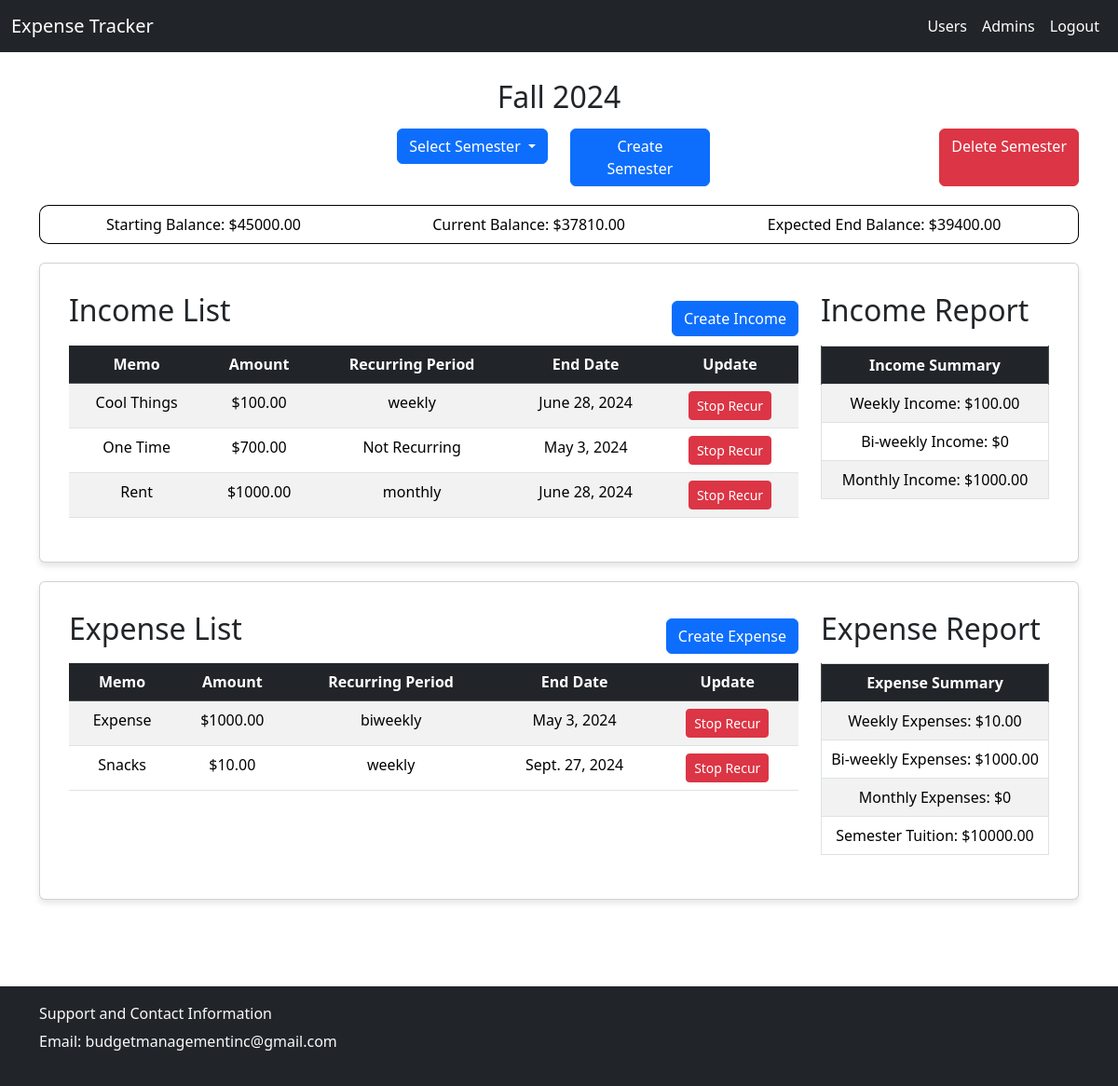
The app's page /stop_recur_expense/11/ (signed in) with its own data.
### budget/models.py (models this page shows)
class Semester(models.Model):
    semester_id = models.AutoField(primary_key=True)
    student_id = models.ForeignKey(settings.AUTH_USER_MODEL, on_delete=models.CASCADE, null=True, blank=True)
    semester_name = models.CharField(max_length = 30)
    start_date = models.DateField()
    end_date = models.DateField()
    starting_balance = models.DecimalField(decimal_places=2, max_digits=10)
    semester_tuition = models.DecimalField(decimal_places=2, max_digits=10)
    current_balance = models.DecimalField(decimal_places=2, max_digits=10)

class Income(models.Model):
    income_id = models.AutoField(primary_key=True)
    semester_id = models.ForeignKey(Semester, on_delete=models.CASCADE, null=True)
    amount = models.DecimalField(decimal_places=2, max_digits=10)
    is_recurring = models.BooleanField()
    date_last_updated = models.DateField(auto_now_add=True)
    end_date = models.DateField()
    recurring_period = models.CharField(max_length = 20)
    memo = models.CharField(max_length=200, null=True)

class Expense(models.Model):
    income_id = models.AutoField(primary_key=True)
    semester_id = models.ForeignKey(Semester, on_delete=models.CASCADE, null=True)
    amount = models.DecimalField(decimal_places=2, max_digits=10)
    is_recurring = models.BooleanField()
    date_last_updated = models.DateField(auto_now_add=True)
    end_date = models.DateField()
    recurring_period = models.CharField(max_length = 20)
    memo = models.CharField(max_length=200, null=True)

### budget/views.py (the view)
# urls.py: path('stop_recur_expense/<int:pk>/', views.StopRecurringExpense, name='stop_expense'),
def StopRecurringExpense(request, pk):
    if request.user.is_authenticated:
        expense = Expense.objects.get(pk=pk)
        if date.today() < expense.end_date:
            expense.end_date = date.today()
            expense.save()
        return semester(request, expense.semester_id.pk)
    else:
        return redirect('home')

### budget/templates/budget/semester_view.html (shortened to what this page needs)
{% extends './home.html' %}
{% load static %}
{% block style %}
    <link rel="stylesheet" href="{% static 'css/semester_table.css' %}" />
{% endblock style %}
{% block semester_name %}
<div class="container d-flex justify-content-center semester-head">
    <h2>{{semester_name}}</h2>
</div>
{% endblock semester_name %}
{% block deletebtn %}
    <a class="btn btn-danger delete-btn" href="{% url 'delete_semester' current_semester %}">Delete Semester</a>
{% endblock %}
{%block semester %}
<div class="container">
    <table class="table overall-summary">
        <tr>
            <td>Starting Balance: ${{start_bal}}</td>
            <td>Current Balance: ${{current_bal}}</td>
            <td>Expected End Balance: ${{end_bal}}</td>
        </tr>
    </table>
</div>
<div class="container justify-content-center">
    <div class="card">
        <div class="card-body">
            <div class="row">
                <div class="col-sm-9">
                    <div class="row">
                        <div class="col-sm-6 d-flex justify-content-left">
                            <h2>Income List</h2>
                        </div>
                        <div class="col-sm-6 d-flex justify-content-end">
                        <a href="{% url 'income_form' current_semester %}" class="btn btn-primary create-btn">Create Income</a>
                        </div>
                    </div>
                    {% if incomes %}
                    <table class="table table-striped table-list">
                        <thead>
                            <tr class="table-dark">
                                <th>Memo</th>
                                <th>Amount</th>
                                <th>Recurring Period</th>
                                <th>End Date</th>
                                <th>Update</th>
                            </tr>
                        </thead>
                        <tbody>
                        {% for income in incomes %}
                            <tr>
                                <td>{{income.memo}}</td>
                                <td>${{income.amount}}</td>
                                <td>{{income.recurring_period}}</td>
                                <td>{{income.end_date}}</td>
                                <td><a class="btn btn-danger btn-sm" href="{% url 'stop_income' income.pk%}">Stop Recur</td>
                            </tr>
                        {% endfor %}
                    </table>
                    {% else %}
                    <h5 style="margin-top: 10px;"><strong>There are no current incomes associated with this semester.
                        Click the 'Create Income' link in the navbar to add your first income to this semester!
                    </strong></h5>
                    {% endif %}
                </div>
                <div class="col-sm-3">
                    <div class="row">
                        <h2>Income Report</h2>
                    </div>
                    {% if incomes %}
                    <table class="table table-striped table-bordered table-list">
                        <thead>
                            <th class="table-dark">Income Summary</th>
                        </thead>
                        <tr>
                            <td>Weekly Income: ${{income_weekly}}</td>
                        </tr>
                        <tr>
                            <td>Bi-weekly Income: ${{income_biweekly}}</td>
                        </tr>
                        <tr>
                            <td>Monthly Income: ${{income_monthly}}</td>
                        </tr>
                    </table>
                    {% endif %}
                </div>
        </div>
    </div>
    </div>
</div>
<div class="container expense-list">
    <div class="card">
        <div class="card-body">
        <div class="row">
            <div class="col-sm-9">
                <div class="row">
                    <div class="col-sm-6 d-flex justify-content-left">
                        <h2>Expense List</h2>
                    </div>
                    <div class="col-sm-6 d-flex justify-content-end">
                    <a href="{% url 'expense_form' current_semester %}" class="btn btn-primary create-btn">Create Expense</a>
                    </div>
                </div>
                {% if expenses %}
                <table class="table table-striped table-list">
                    <thead>
                        <tr class='table-dark'>
                            <th>Memo</th>
                            <th>Amount</th>
                            <th>Recurring Period</th>
                            <th>End Date</th>
                            <th>Update</th>
                        </tr>
                    </thead>
                    <tbody>
                    {% for expense in expenses %}
                        <tr>
                            <td>{{expense.memo}}</td>
                            <td>${{expense.amount}}</td>
                            <td>{{expense.recurring_period}}</td>
                            <td>{{expense.end_date}}</td>
                            <td><a class="btn btn-danger btn-sm" href="{% url 'stop_expense' expense.pk %}">Stop Recur</td>
                        </tr>
                    {% endfor %}
                    </tbody>
                </table>
                {% else %}
                <h5 style="margin-top: 10px;"><strong>There are no current expenses associated with this semester.
                    Click the 'Create Expense' link in the navbar to add your first expense to this semester!
                </strong></h5>
                {% endif %}
            </div>
            <div class="col-sm-3">
                <div class="row">
                    <h2>Expense Report</h2>
                </div>
                {% if expenses %}
                <table class="table table-bordered table-striped table-list">
                    <thead>
                        <th class="table-dark">Expense Summary</th>
                    </thead>
                    <tr>
                        <td>Weekly Expenses: ${{expense_weekly}}</td>
                    </tr>
                    <tr>
                        <td>Bi-weekly Expenses: ${{expense_biweekly}}</td>
                    </tr>
                    <tr>
                        <td>Monthly Expenses: ${{expense_monthly}}</td>
                    </tr>
                    <tr>
                        <td>Semester Tuition: ${{tuition}}</td>
                    </tr>
                </table>
                {% endif %}
            </div>
        </div>
        </div>
    </div>
</div>
{% endblock semester %}

### budget/static/css/base_styles.css (style rules this page uses)
body { margin-top: 75px; margin-bottom: 200px; }

### budget/static/css/semester_table.css (style rules this page uses)
.card { padding: 15px; box-shadow: 0 4px 6px rgba(0, 0, 0, 0.1); margin-top: 20px; }
.overall-summary { width: 100%; border-collapse: separate; border-spacing: 0; text-align: center; margin-top: 20px; }
.overall-summary tr:first-child td { border-bottom: 1px solid black; border-top: 1px solid black; }
.overall-summary tr td:first-child { border-top-left-radius: 10px; border-bottom-left-radius: 10px; border-top: 1px solid black; border-left: 1px solid black; }
.overall-summary tr td:last-child { border-top-right-radius: 10px; border-bottom-right-radius: 10px; border-bottom: 1px solid black; border-right: 1px solid black; }
.create-btn { align-self: flex-end; }
.table-list { margin-top: 10px; text-align: center; }
.delete-btn { margin-left: 10px; }
.semester-head h2 { margin-top: 10px; margin-bottom: 15px; }

### records on screen
Semester: semester_name "Fall 2024", starting_balance "45000.00", current_balance "37810.00", semester_tuition "10000.00"
Income: memo "Cool Things", amount "100.00", recurring_period "weekly", end_date "June 28, 2024"
Income: memo "One Time", amount "700.00", recurring_period "Not Recurring", end_date "May 3, 2024"
Income: memo "Rent", amount "1000.00", recurring_period "monthly", end_date "June 28, 2024"
Expense: memo "Expense", amount "1000.00", recurring_period "biweekly", end_date "May 3, 2024"
Expense: memo "Snacks", amount "10.00", recurring_period "weekly", end_date "Sept. 27, 2024"

### other values on screen
{{ end_bal }} "39400.00"
{{ income_weekly }} "100.00"
{{ income_biweekly }} "0"
{{ income_monthly }} "1000.00"
{{ expense_weekly }} "10.00"
{{ expense_biweekly }} "1000.00"
{{ expense_monthly }} "0"
